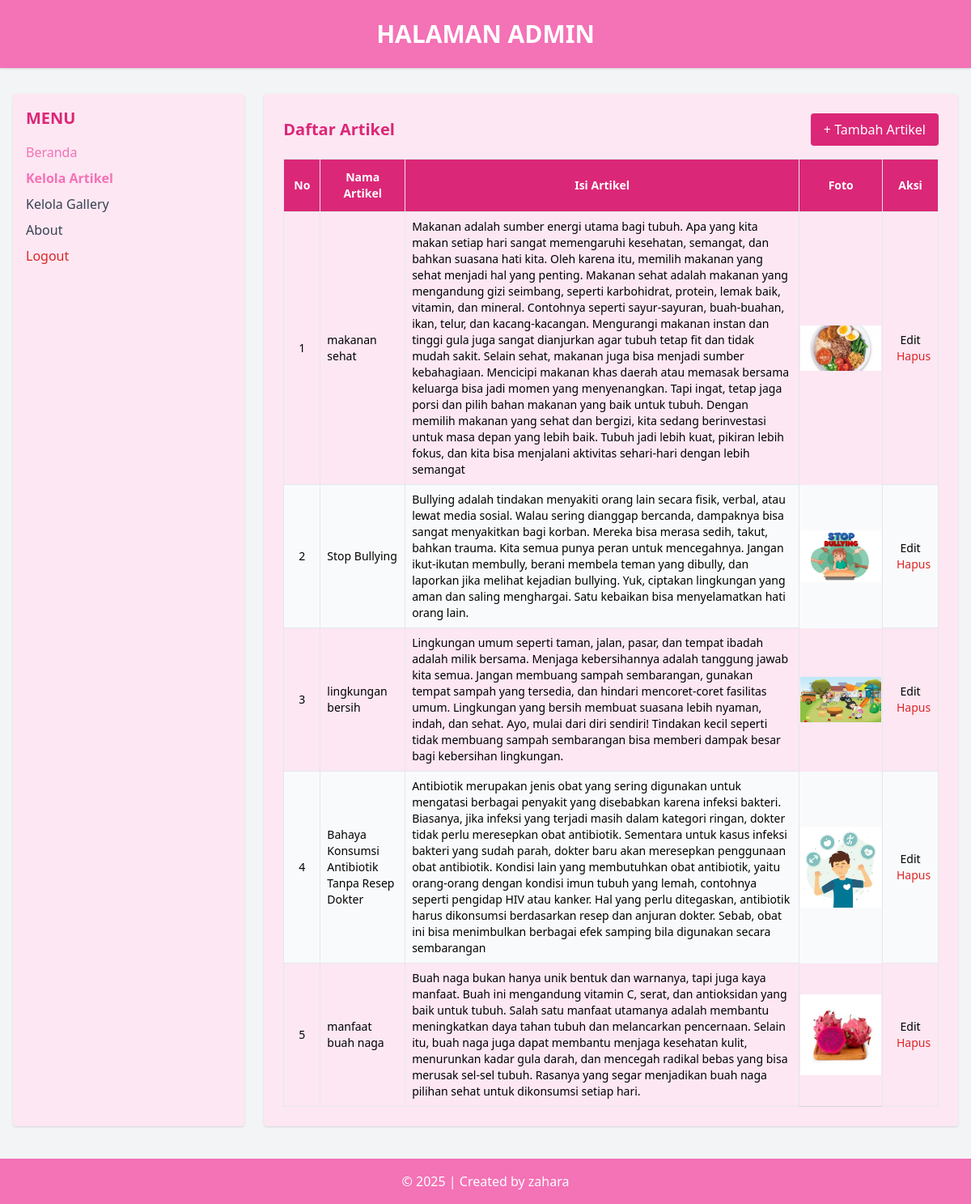
Page /admin/data_artikel.php (signed in) on the committed database.
### tables this page shows
CREATE TABLE `tbl_artikel` (
  `id_artikel` int(5) NOT NULL,
  `nama_artikel` text NOT NULL,
  `isi_artikel` text NOT NULL,
  `foto` varchar(50) NOT NULL
);

### admin/data_artikel.php (the view, shortened to what this page needs)
<?php
include('../koneksi.php');
?>
<!DOCTYPE html>
<html lang="en">
<head>
    <script src="https://cdn.tailwindcss.com"></script>
</head>
<body class="bg-gray-100 min-h-screen">
    <header class="bg-pink-400 text-white text-center py-6 shadow">
        <h1 class="text-3xl font-bold"> HALAMAN ADMIN </h1>
    </header>
    <div class="flex max-w-7xl mx-auto mt-8 px-4">
        <aside class="w-1/4 bg-pink-100 rounded shadow p-4">
            <h2 class="text-xl font-semibold text-pink-600 mb-4 textcenter">MENU</h2>
            <ul class="space-y-2 text-gray-700">
                <li><a href="beranda_admin.php" class="block hover: text-pink-400">Beranda</a></li>
                <li><a href="data_artikel.php" class="block font-semibold text-pink-400">Kelola Artikel</a></li>
                <li><a href="data_gallery.php" class="block hover:text-pink-400">Kelola Gallery</a></li>
                <li><a href="about.php" class="block hover:text-blue-400">About</a></li>
                <li>
                    <a href="logout.php" onclick="return confirm('Apakah anda yakin ingin keluar?');"
                        class="block text-red-600 hover:underline fontmedium">Logout</a>
                </li>
            </ul>
        </aside>
        <main class="w-3/4 bg-pink-100 rounded shadow p-6 ml-6">
            <div class="flex justify-between items-center mb-4">
                <h2 class="text-xl font-bold text-pink-600">Daftar Artikel</h2>
                <a href="add_artikel.php"
                    class="bg-pink-600 text-white px-4 py-2 rounded hover:bg-pink-300
transition">+ Tambah Artikel</a>
            </div>
            <table class="min-w-full table-auto border border-gray-300 text-sm">
                <thead class="bg-pink-600 text-white">
                    <tr>
                        <th class="p-3 border">No</th>
                        <th class="p-3 border">Nama Artikel</th>
                        <th class="p-3 border">Isi Artikel</th>
                        <th class="p-3 border">Foto</th>
                        <th class="p-3 border">Aksi</th>
                    </tr>
                </thead>
                <tbody>
                    <?php
                    $sql = "SELECT * FROM tbl_artikel";
                    $query = mysqli_query($db, $sql);
                    $no = 1;
                    while ($data = mysqli_fetch_array($query)) {
                        echo "<tr class='even:bg-gray-50'>";
                        echo "<td class='border p-2 text-center'>" . $no++ . "</td>";
                        echo "<td class='border p-2'>" . htmlspecialchars($data['nama_artikel']) . "</td>";
                        echo "<td class='border p-2'>" . htmlspecialchars($data['isi_artikel']) . "</td>";
                        echo "<td><img src='../images/{$data['foto']}' alt='Foto' style='max-width:100px;'></td>";
                        echo "<td class='border p-2 text-center space-x-2'>
<a
href='edit_artikel.php?id_artikel={$data['id_artikel']}' class='text-blue-
600 hover:underline'>Edit</a>
<a
href='delete_artikel.php?id_artikel={$data['id_artikel']}'
onclick='return confirm(\"Yakin ingin menghapus?\")'
class='text-red-600 hover:underline'>Hapus</a>
</td>";
                        echo "</tr>";
                    }
                    ?>
                </tbody>
            </table>
        </main>
    </div>
    <footer class="bg-pink-400 text-white text-center py-4 mt-10">
        &copy; <?php echo date('Y'); ?> | Created by zahara
    </footer>
</body>
</html>

### rows in the picture
tbl_artikel: nama_artikel "makanan sehat", isi_artikel "Makanan adalah sumber energi utama bagi tubuh. Apa yang kita makan setiap hari sangat memengaruhi kesehatan, semangat, dan bahkan suasana hati kita. Oleh karena itu, memilih makanan yang sehat menjadi hal yang penting. Makanan sehat adalah makanan yang mengandung gizi seimbang, seperti karbohidrat, protein, lemak baik, vitamin, dan mineral. Contohnya seperti sayur-sayuran, buah-buahan, ikan, telur, dan kacang-kacangan. Mengurangi makanan instan dan tinggi gula juga sangat dianjurkan agar tubuh tetap fit dan tidak mudah sakit. Selain sehat, makanan juga bisa menjadi sumber kebahagiaan. Mencicipi makanan khas daerah atau memasak bersama keluarga bisa jadi momen yang menyenangkan. Tapi ingat,…", foto (picture)
tbl_artikel: nama_artikel "Stop Bullying", isi_artikel "Bullying adalah tindakan menyakiti orang lain secara fisik, verbal, atau lewat media sosial. Walau sering dianggap bercanda, dampaknya bisa sangat menyakitkan bagi korban. Mereka bisa merasa sedih, takut, bahkan trauma. Kita semua punya peran untuk mencegahnya. Jangan ikut-ikutan membully, berani membela teman yang dibully, dan laporkan jika melihat kejadian bullying. Yuk, ciptakan lingkungan yang aman dan saling menghargai. Satu kebaikan bisa menyelamatkan hati orang lain.", foto (picture)
tbl_artikel: nama_artikel "lingkungan bersih", isi_artikel "Lingkungan umum seperti taman, jalan, pasar, dan tempat ibadah adalah milik bersama. Menjaga kebersihannya adalah tanggung jawab kita semua. Jangan membuang sampah sembarangan, gunakan tempat sampah yang tersedia, dan hindari mencoret-coret fasilitas umum. Lingkungan yang bersih membuat suasana lebih nyaman, indah, dan sehat. Ayo, mulai dari diri sendiri! Tindakan kecil seperti tidak membuang sampah sembarangan bisa memberi dampak besar bagi kebersihan lingkungan.", foto (picture)
tbl_artikel: nama_artikel "Bahaya Konsumsi Antibiotik Tanpa Resep Dokter", isi_artikel "Antibiotik merupakan jenis obat yang sering digunakan untuk mengatasi berbagai penyakit yang disebabkan karena infeksi bakteri. Biasanya, jika infeksi yang terjadi masih dalam kategori ringan, dokter tidak perlu meresepkan obat antibiotik. Sementara untuk kasus infeksi bakteri yang sudah parah, dokter baru akan meresepkan penggunaan obat antibiotik. Kondisi lain yang membutuhkan obat antibiotik, yaitu orang-orang dengan kondisi imun tubuh yang lemah, contohnya seperti pengidap HIV atau kanker. Hal yang perlu ditegaskan, antibiotik harus dikonsumsi berdasarkan resep dan anjuran dokter. Sebab, obat ini bisa menimbulkan berbagai efek samping bila digunakan secara sembarangan", foto (picture)
tbl_artikel: nama_artikel "manfaat buah naga", isi_artikel "Buah naga bukan hanya unik bentuk dan warnanya, tapi juga kaya manfaat. Buah ini mengandung vitamin C, serat, dan antioksidan yang baik untuk tubuh. Salah satu manfaat utamanya adalah membantu meningkatkan daya tahan tubuh dan melancarkan pencernaan. Selain itu, buah naga juga dapat membantu menjaga kesehatan kulit, menurunkan kadar gula darah, dan mencegah radikal bebas yang bisa merusak sel-sel tubuh. Rasanya yang segar menjadikan buah naga pilihan sehat untuk dikonsumsi setiap hari.", foto (picture)
